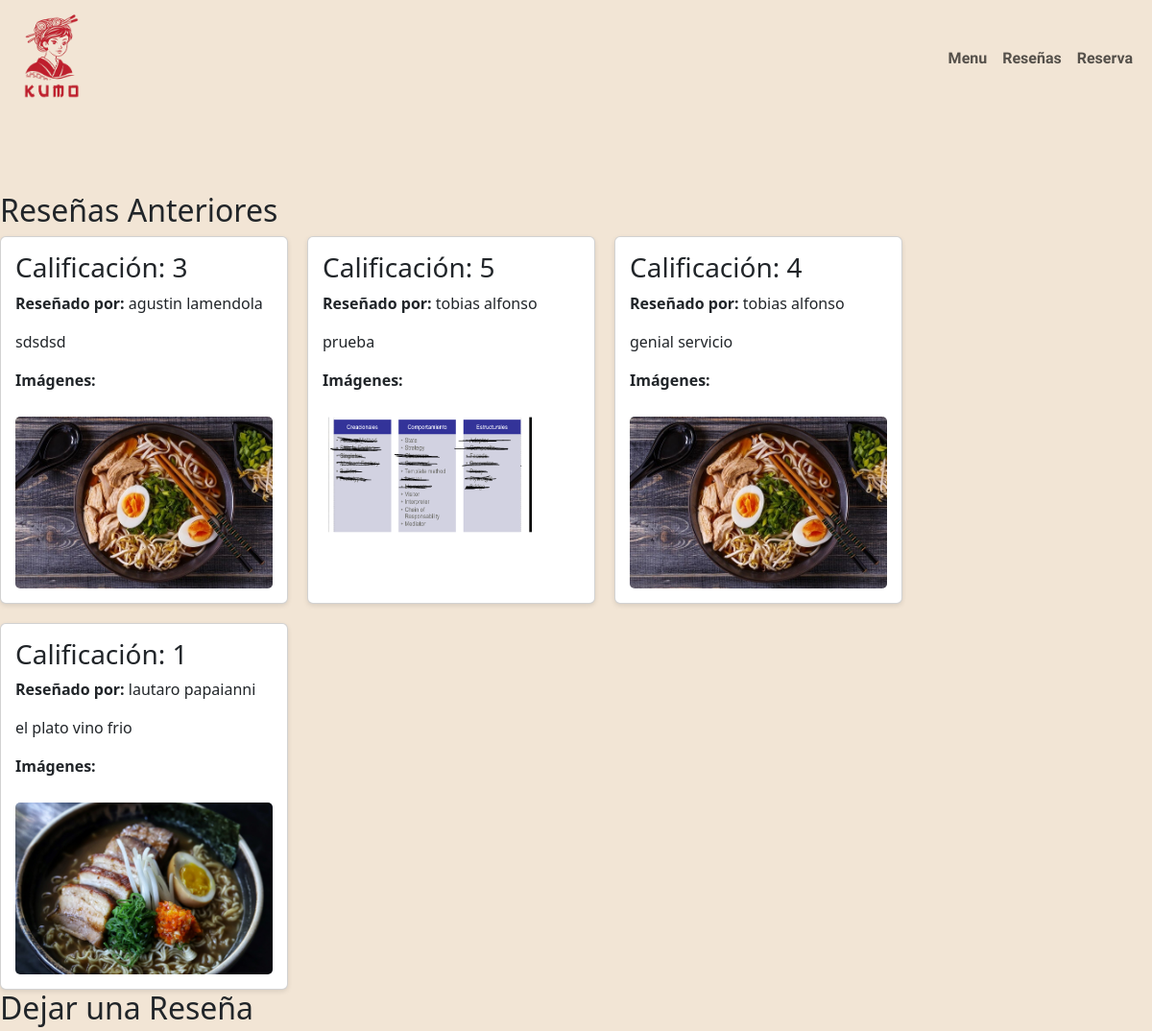
Before: /website/resenias.php (upper part) with the older database file.
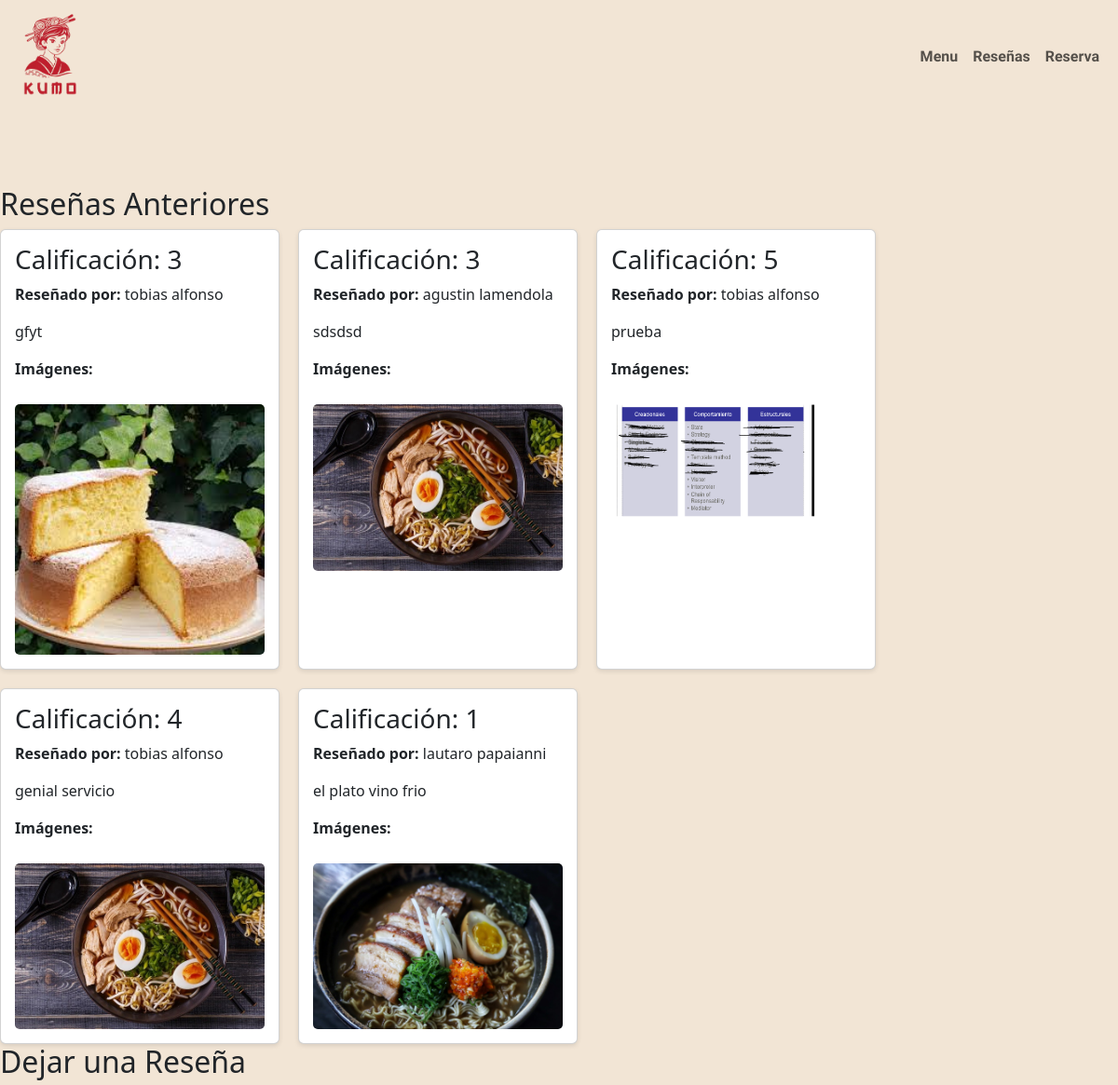
After: the same page with the newer database file.
### tables this page shows
CREATE TABLE `resenias` (
  `id_resenia` int(60) NOT NULL,
  `calificacion` int(60) NOT NULL,
  `comentario` text NOT NULL,
  `imagen` varchar(255) NOT NULL,
  `id_cliente` int(60) NOT NULL
);

CREATE TABLE `clientes` (
  `id_cliente` int(10) NOT NULL,
  `nombre` varchar(50) NOT NULL,
  `apellido` varchar(50) NOT NULL,
  `celular` int(30) NOT NULL,
  `mail` varchar(60) NOT NULL,
  `usuario` varchar(50) NOT NULL,
  `contrasenia` varchar(50) NOT NULL,
  `tipo_usuario` int(10) NOT NULL
);

### website/mostrar_reseia.php (the view)
<h2>Reseñas Anteriores</h2>
<div class="card-container" id="reseniasContainer">
    <?php
    $query = "SELECT r.*, c.nombre, c.apellido FROM resenias r JOIN clientes c ON r.id_cliente = c.id_cliente ORDER BY r.id_resenia DESC";
    $result = mysqli_query($conexion, $query);
    if (mysqli_num_rows($result) > 0) {
        while ($row = mysqli_fetch_assoc($result)) {
            echo "<div class='card'>
                    <h3>Calificación: " . htmlspecialchars($row['calificacion']) . "</h3>
                    <p><strong>Reseñado por:</strong> " . htmlspecialchars($row['nombre']) . " " . htmlspecialchars($row['apellido']) . "</p>
                    <p>" . htmlspecialchars($row['comentario']) . "</p>
                    <p><strong>Imágenes:</strong></p>";
            $imagenes = explode(',', $row['imagen']);
            foreach ($imagenes as $imagen) {
                echo "<img src='" . htmlspecialchars($imagen) . "' class='card-img' alt='Imagen de reseña'>";
            }
            echo "</div>";
        }
    } else {
        echo "<p>No hay reseñas disponibles.</p>";
    }
    ?>
</div>

Changed rows visible on the page:
added resenias: calificacion "3", id_cliente.nombre "tobias", id_cliente.apellido "alfonso", comentario "gfyt", imagen (picture)
